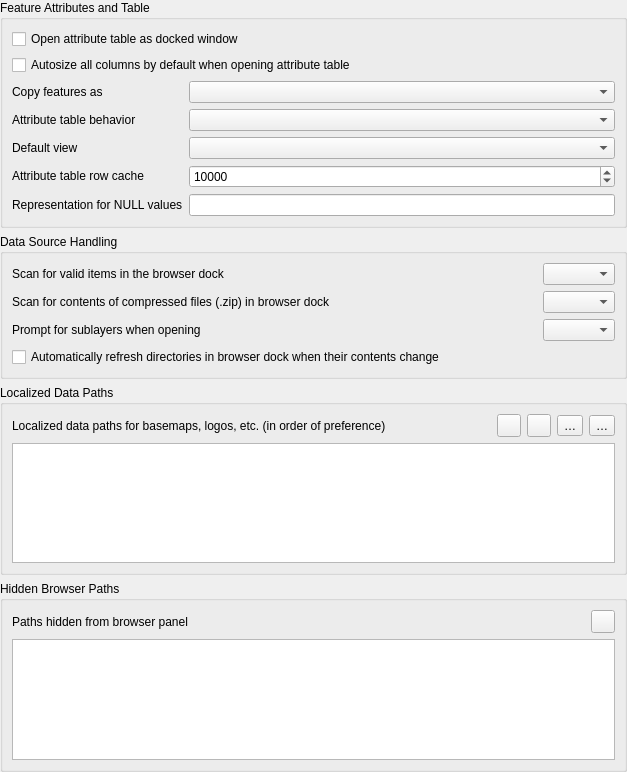
             <widget class="QWidget" name="mOptionsScrollAreaContents_11">
              <property name="geometry">
               <rect>
                <x>0</x>
                <y>0</y>
                <width>627</width>
                <height>772</height>
               </rect>
              </property>
              <layout class="QVBoxLayout" name="verticalLayout_27">
               <property name="leftMargin">
                <number>0</number>
               </property>
               <property name="topMargin">
                <number>0</number>
               </property>
               <property name="rightMargin">
                <number>0</number>
               </property>
               <property name="bottomMargin">
                <number>0</number>
               </property>
               <item>
                <widget class="QgsCollapsibleGroupBox" name="groupBox_18">
                 <property name="title">
                  <string>Feature Attributes and Table</string>
                 </property>
                 <layout class="QGridLayout" name="gridLayout_19">
                  <item row="7" column="1">
                   <widget class="QLineEdit" name="leNullValue"/>
                  </item>
                  <item row="4" column="1">
                   <widget class="QComboBox" name="cmbAttrTableBehavior">
                    <item>
                     <property name="text">
                      <string/>
                     </property>
                    </item>
                   </widget>
                  </item>
                  <item row="5" column="0">
                   <widget class="QLabel" name="label_46">
                    <property name="text">
                     <string>Default view</string>
                    </property>
                   </widget>
                  </item>
                  <item row="3" column="1">
                   <widget class="QComboBox" name="mComboCopyFeatureFormat"/>
                  </item>
                  <item row="0" column="0" colspan="2">
                   <widget class="QCheckBox" name="cbxAttributeTableDocked">
                    <property name="text">
                     <string>Open attribute table as docked window</string>
                    </property>
                   </widget>
                  </item>
                  <item row="5" column="1">
                   <widget class="QComboBox" name="mAttrTableViewComboBox"/>
                  </item>
                  <item row="7" column="0">
                   <widget class="QLabel" name="label_14">
                    <property name="text">
                     <string>Representation for NULL values</string>
                    </property>
                   </widget>
                  </item>
                  <item row="4" column="0">
                   <widget class="QLabel" name="textLabel1_7">
                    <property name="sizePolicy">
                     <sizepolicy hsizetype="Fixed" vsizetype="Fixed">
                      <horstretch>0</horstretch>
                      <verstretch>0</verstretch>
                     </sizepolicy>
                    </property>
                    <property name="text">
                     <string>Attribute table behavior</string>
                    </property>
                   </widget>
                  </item>
                  <item row="6" column="0">
                   <widget class="QLabel" name="textLabel1_12">
                    <property name="sizePolicy">
                     <sizepolicy hsizetype="Fixed" vsizetype="Fixed">
                      <horstretch>0</horstretch>
                      <verstretch>0</verstretch>
                     </sizepolicy>
                    </property>
                    <property name="text">
                     <string>Attribute table row cache</string>
                    </property>
                   </widget>
                  </item>
                  <item row="6" column="1">
                   <widget class="QgsSpinBox" name="spinBoxAttrTableRowCache">
                    <property name="minimum">
                     <number>0</number>
                    </property>
                    <property name="maximum">
                     <number>10000000</number>
                    </property>
                    <property name="singleStep">
                     <number>1000</number>
                    </property>
                    <property name="value">
                     <number>10000</number>
                    </property>
                   </widget>
                  </item>
                  <item row="3" column="0">
                   <widget class="QLabel" name="label_48">
                    <property name="text">
                     <string>Copy features as</string>
                    </property>
                   </widget>
                  </item>
                  <item row="1" column="0" colspan="2">
                   <widget class="QCheckBox" name="cbxAutosizeAttributeTable">
                    <property name="text">
                     <string>Autosize all columns by default when opening attribute table</string>
                    </property>
                   </widget>
                  </item>
                 </layout>
                </widget>
               </item>
               <item>
                <widget class="QgsCollapsibleGroupBox" name="groupBox_19">
                 <property name="title">
                  <string>Data Source Handling</string>
                 </property>
                 <layout class="QGridLayout" name="gridLayout_23" columnstretch="0,0,0">
                  <item row="1" column="2">
                   <widget class="QComboBox" name="cmbScanZipInBrowser"/>
                  </item>
                  <item row="0" column="2">
                   <widget class="QComboBox" name="cmbScanItemsInBrowser"/>
                  </item>
                  <item row="2" column="2">
                   <widget class="QComboBox" name="cmbPromptSublayers">
                    <item>
                     <property name="text">
                      <string/>
                     </property>
                    </item>
                   </widget>
                  </item>
                  <item row="0" column="0">
                   <widget class="QLabel" name="label_30">
                    <property name="text">
                     <string>Scan for valid items in the browser dock</string>
                    </property>
                   </widget>
                  </item>
                  <item row="1" column="1">
                   <spacer name="horizontalSpacer_3">
                    <property name="orientation">
                     <enum>Qt::Horizontal</enum>
                    </property>
                    <property name="sizeHint" stdset="0">
                     <size>
                      <width>40</width>
                      <height>20</height>
                     </size>
                    </property>
                   </spacer>
                  </item>
                  <item row="2" column="0">
                   <widget class="QLabel" name="textLabel1_13">
                    <property name="sizePolicy">
                     <sizepolicy hsizetype="Fixed" vsizetype="Fixed">
                      <horstretch>0</horstretch>
                      <verstretch>0</verstretch>
                     </sizepolicy>
                    </property>
                    <property name="text">
                     <string>Prompt for sublayers when opening</string>
                    </property>
                   </widget>
                  </item>
                  <item row="1" column="0">
                   <widget class="QLabel" name="label_29">
                    <property name="text">
                     <string>Scan for contents of compressed files (.zip) in browser dock</string>
                    </property>
                   </widget>
                  </item>
                  <item row="3" column="0" colspan="3">
                   <widget class="QCheckBox" name="mCheckMonitorDirectories">
                    <property name="text">
                     <string>Automatically refresh directories in browser dock when their contents change</string>
                    </property>
                   </widget>
                  </item>
                 </layout>
                </widget>
               </item>
               <item>
                <widget class="QgsCollapsibleGroupBox" name="groupBox_301">
                 <property name="title">
                  <string>Localized Data Paths</string>
                 </property>
                 <layout class="QGridLayout" name="gridLayout_34">
                  <item row="0" column="0">
                   <widget class="QLabel" name="label_9">
                    <property name="text">
                     <string>Localized data paths for basemaps, logos, etc. (in order of preference) </string>
                    </property>
                   </widget>
                  </item>
                  <item row="0" column="1">
                   <spacer name="horizontalSpacer_19">
                    <property name="orientation">
                     <enum>Qt::Horizontal</enum>
                    </property>
                    <property name="sizeHint" stdset="0">
                     <size>
                      <width>40</width>
                      <height>20</height>
                     </size>
                    </property>
                   </spacer>
                  </item>
                  <item row="0" column="2">
                   <widget class="QToolButton" name="mLocalizedDataPathAddButton">
                    <property name="toolTip">
                     <string>Add localized data path</string>
                    </property>
                    <property name="text">
                     <string/>
                    </property>
                    <property name="icon">
                     <iconset resource="../../images/images.qrc">
                      <normaloff>:/images/themes/default/symbologyAdd.svg</normaloff>:/images/themes/default/symbologyAdd.svg</iconset>
                    </property>
                   </widget>
                  </item>
                  <item row="0" column="3">
                   <widget class="QToolButton" name="mLocalizedDataPathRemoveButton">
                    <property name="toolTip">
                     <string>Remove localized data path</string>
                    </property>
                    <property name="text">
                     <string/>
                    </property>
                    <property name="icon">
                     <iconset resource="../../images/images.qrc">
                      <normaloff>:/images/themes/default/symbologyRemove.svg</normaloff>:/images/themes/default/symbologyRemove.svg</iconset>
                    </property>
                   </widget>
                  </item>
                  <item row="0" column="4">
                   <widget class="QToolButton" name="mLocalizedDataPathUpButton">
                    <property name="toolTip">
                     <string>Raise selected localized data path priority</string>
                    </property>
                    <property name="text">
                     <string>…</string>
                    </property>
                    <property name="icon">
                     <iconset resource="../../images/images.qrc">
                      <normaloff>:/images/themes/default/mActionArrowUp.svg</normaloff>:/images/themes/default/mActionArrowUp.svg</iconset>
                    </property>
                   </widget>
                  </item>
                  <item row="0" column="5">
                   <widget class="QToolButton" name="mLocalizedDataPathDownButton">
                    <property name="toolTip">
                     <string>Lower selected localized data path priority</string>
                    </property>
                    <property name="text">
                     <string>…</string>
                    </property>
                    <property name="icon">
                     <iconset resource="../../images/images.qrc">
                      <normaloff>:/images/themes/default/mActionArrowDown.svg</normaloff>:/images/themes/default/mActionArrowDown.svg</iconset>
                    </property>
                   </widget>
                  </item>
                  <item row="1" column="0" colspan="6">
                   <widget class="QListWidget" name="mLocalizedDataPathListWidget">
                    <property name="selectionMode">
                     <enum>QAbstractItemView::MultiSelection</enum>
                    </property>
                    <property name="selectionBehavior">
                     <enum>QAbstractItemView::SelectRows</enum>
                    </property>
                   </widget>
                  </item>
                 </layout>
                </widget>
               </item>
               <item>
                <widget class="QgsCollapsibleGroupBox" name="groupBox_28">
                 <property name="title">
                  <string>Hidden Browser Paths</string>
                 </property>
                 <layout class="QGridLayout" name="_15">
                  <item row="0" column="2">
                   <widget class="QToolButton" name="mBtnRemoveHiddenPath">
                    <property name="toolTip">
                     <string>Remove path</string>
                    </property>
                    <property name="text">
                     <string/>
                    </property>
                    <property name="icon">
                     <iconset resource="../../images/images.qrc">
                      <normaloff>:/images/themes/default/symbologyRemove.svg</normaloff>:/images/themes/default/symbologyRemove.svg</iconset>
                    </property>
                   </widget>
                  </item>
                  <item row="0" column="0">
                   <widget class="QLabel" name="mSVGLabel_4">
                    <property name="text">
                     <string>Paths hidden from browser panel</string>
                    </property>
                   </widget>
                  </item>
                  <item row="0" column="1">
                   <spacer>
                    <property name="orientation">
                     <enum>Qt::Horizontal</enum>
                    </property>
                    <property name="sizeHint" stdset="0">
                     <size>
                      <width>31</width>
                      <height>20</height>
                     </size>
                    </property>
                   </spacer>
                  </item>
                  <item row="1" column="0" colspan="3">
                   <widget class="QListWidget" name="mListHiddenBrowserPaths">
                    <property name="minimumSize">
                     <size>
                      <width>0</width>
                      <height>120</height>
                     </size>
                    </property>
                   </widget>
                  </item>
                 </layout>
                </widget>
               </item>
               <item>
                <spacer name="verticalSpacer_8">
                 <property name="orientation">
                  <enum>Qt::Vertical</enum>
                 </property>
                 <property name="sizeType">
                  <enum>QSizePolicy::Expanding</enum>
                 </property>
                 <property name="sizeHint" stdset="0">
                  <size>
                   <width>20</width>
                   <height>40</height>
                  </size>
                 </property>
                </spacer>
               </item>
              </layout>
             </widget>
